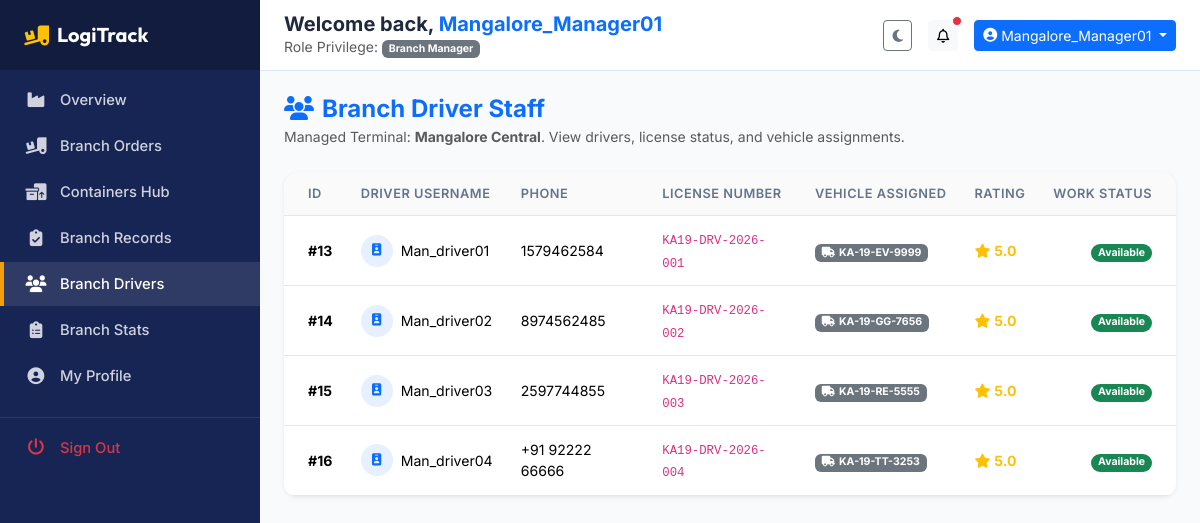
The app's page /branch/employees (signed in) with its own data.
### app/models.py (models this page shows, shortened)
class BaseModel(db.Model):
    __abstract__ = True

class User(BaseModel):
    __tablename__ = 'users'
    id = db.Column(db.Integer, primary_key=True)
    username = db.Column(db.String(80), unique=True, nullable=False)
    email = db.Column(db.String(120), unique=True, nullable=False)
    password_hash = db.Column(db.String(255), nullable=False)
    role_id = db.Column(db.Integer, db.ForeignKey('roles.id'), nullable=False)
    branch_id = db.Column(db.Integer, db.ForeignKey('branches.id', ondelete='SET NULL'), nullable=True)
    is_active = db.Column(db.Boolean, default=True)
    created_at = db.Column(db.DateTime, default=datetime.utcnow)
    updated_at = db.Column(db.DateTime, default=datetime.utcnow, onupdate=datetime.utcnow)
    customer_profile = db.relationship('Customer', backref='user', uselist=False, cascade="all, delete-orphan")
    driver_profile = db.relationship('Driver', backref='user', uselist=False, cascade="all, delete-orphan")
    addresses = db.relationship('Address', backref='user', lazy=True, cascade="all, delete-orphan")
    notifications = db.relationship('Notification', backref='user', lazy=True, cascade="all, delete-orphan")
    activity_logs = db.relationship('ActivityLog', backref='user', lazy=True)

class Role(BaseModel):
    __tablename__ = 'roles'
    id = db.Column(db.Integer, primary_key=True)
    name = db.Column(db.String(50), unique=True, nullable=False)
    description = db.Column(db.String(255))
    users = db.relationship('User', backref='role', lazy=True)

class Branch(BaseModel):
    __tablename__ = 'branches'
    id = db.Column(db.Integer, primary_key=True)
    name = db.Column(db.String(100), nullable=False)
    code = db.Column(db.String(20), unique=True, nullable=False)
    address = db.Column(db.String(255), nullable=False)
    city = db.Column(db.String(100), nullable=False)
    state = db.Column(db.String(100), nullable=False)
    zip_code = db.Column(db.String(20), nullable=False)
    phone = db.Column(db.String(20), nullable=False)
    email = db.Column(db.String(100), nullable=False)
    created_at = db.Column(db.DateTime, default=datetime.utcnow)
    vehicles = db.relationship('Vehicle', backref='branch', lazy=True)
    drivers = db.relationship('Driver', backref='branch', lazy=True)
    managers = db.relationship('User', backref='branch', lazy=True)

class Driver(BaseModel):
    __tablename__ = 'drivers'
    id = db.Column(db.Integer, primary_key=True)
    user_id = db.Column(db.Integer, db.ForeignKey('users.id', ondelete='CASCADE'), unique=True, nullable=False)
    phone = db.Column(db.String(20), nullable=False)
    license_number = db.Column(db.String(50), unique=True, nullable=False)
    vehicle_id = db.Column(db.Integer, db.ForeignKey('vehicles.id', ondelete='SET NULL'), unique=True, nullable=True)
    branch_id = db.Column(db.Integer, db.ForeignKey('branches.id', ondelete='SET NULL'), nullable=True)
    status = db.Column(db.String(50), default='Available')  # Available, Busy, Offline
    rating = db.Column(db.Float, default=5.0)
    shipments = db.relationship('Shipment', backref='driver', lazy=True)

class Vehicle(BaseModel):
    __tablename__ = 'vehicles'
    id = db.Column(db.Integer, primary_key=True)
    vehicle_number = db.Column(db.String(50), unique=True, nullable=False)
    vehicle_type = db.Column(db.String(50), nullable=False)  # Truck, Van, Bike, Container
    capacity = db.Column(db.Float, nullable=False)            # in kg
    fuel_type = db.Column(db.String(50), nullable=False)     # Diesel, Petrol, Electric
    insurance_expiry = db.Column(db.Date, nullable=False)
    maintenance_status = db.Column(db.String(50), default='Good')   # Good, Needs Service, Under Repair
    availability = db.Column(db.String(50), default='Available')   # Available, In Use, Out of Service
    branch_id = db.Column(db.Integer, db.ForeignKey('branches.id', ondelete='SET NULL'), nullable=True)
    driver = db.relationship('Driver', backref='vehicle', uselist=False)

### app/blueprints/branch/routes.py (the view)
@branch_bp.route('/employees')
@login_required
@role_required('Branch Manager')
def list_employees():
    branch = get_manager_branch()
    drivers = Driver.query.filter_by(branch_id=branch.id).all()
    return render_template('branch/employees.html', drivers=drivers, branch=branch)

### app/templates/branch/employees.html (shortened to what this page needs)
{% extends "base.html" %}
{% block content %}
<div class="d-flex justify-content-between align-items-center mb-4">
    <div>
        <h4 class="fw-bold mb-0 text-primary"><i class="fa-solid fa-users me-2"></i>Branch Driver Staff</h4>
        <small class="text-muted">Managed Terminal: <b>{{ branch.name }}</b>. View drivers, license status, and vehicle assignments.</small>
    </div>
</div>
<div class="card border-0 shadow-sm kpi-card">
    <div class="card-body p-0">
        <div class="table-responsive">
            <table class="table table-hover align-middle mb-0 custom-table">
                <thead>
                    <tr>
                        <th class="ps-4">ID</th>
                        <th>Driver Username</th>
                        <th>Phone</th>
                        <th>License Number</th>
                        <th>Vehicle Assigned</th>
                        <th>Rating</th>
                        <th class="pe-4 text-end">Work Status</th>
                    </tr>
                </thead>
                <tbody>
                    {% if drivers %}
                        {% for drv in drivers %}
                        <tr>
                            <td class="ps-4 fw-bold">#{{ drv.id }}</td>
                            <td>
                                <div class="d-flex align-items-center gap-2">
                                    <div class="bg-primary bg-opacity-10 text-primary rounded-circle d-flex align-items-center justify-content-center" style="width: 32px; height: 32px;">
                                        <i class="fa-solid fa-id-badge small"></i>
                                    </div>
                                    <span>{{ drv.user.username }}</span>
                                </div>
                            </td>
                            <td>{{ drv.phone }}</td>
                            <td><code>{{ drv.license_number }}</code></td>
                            <td>
                                {% if drv.vehicle %}
                                <span class="badge bg-secondary"><i class="fa-solid fa-truck me-1"></i>{{ drv.vehicle.vehicle_number }}</span>
                                {% else %}
                                <span class="text-danger small">No Vehicle</span>
                                {% endif %}
                            </td>
                            <td>
                                <span class="text-warning"><i class="fa-solid fa-star me-1"></i><b>{{ drv.rating }}</b></span>
                            </td>
                            <td class="pe-4 text-end">
                                <span class="badge rounded-pill bg-{{ 'success' if drv.status == 'Available' else ('warning' if drv.status == 'Busy' else 'secondary') }}">
                                    {{ drv.status }}
                                </span>
                            </td>
                        </tr>
                        {% endfor %}
                    {% endif %}
                </tbody>
            </table>
        </div>
    </div>
</div>
{% endblock %}

### app/templates/base.html (shortened to what this page needs)
<!DOCTYPE html>
<html lang="en">
<head>
    <link href="https://cdn.jsdelivr.net/npm/bootstrap@5.3.2/dist/css/bootstrap.min.css" rel="stylesheet">
    <link rel="stylesheet" href="https://cdnjs.cloudflare.com/ajax/libs/font-awesome/6.4.2/css/all.min.css">
    <link rel="stylesheet" href="https://unpkg.com/leaflet@1.9.4/dist/leaflet.css"/>
    <link rel="stylesheet" href="{{ url_for('static', filename='css/style.css') }}">
</head>
<body data-theme="light">
    <div class="toast-container position-fixed top-0 end-0 p-3" style="z-index: 1100;">
    </div>
    {% if current_user %}
    <div class="dashboard-container">
        <aside class="sidebar" id="app-sidebar">
            <div class="sidebar-header">
                <a href="/" class="text-white text-decoration-none d-flex align-items-center">
                    <i class="fa-solid fa-truck-ramp-box fa-lg me-2 text-warning"></i>
                    <span class="fs-5 fw-bold font-brand">LogiTrack</span>
                </a>
            </div>
            <ul class="sidebar-menu mt-2">
                {% if current_user.role.name == 'Administrator' %}
                    <li class="sidebar-menu-item {% if request.endpoint == 'admin.dashboard' %}active{% endif %}">
                        <a href="{{ url_for('admin.dashboard') }}"><i class="fa-solid fa-chart-pie"></i><span>Overview</span></a>
                    </li>
                    <li class="sidebar-menu-item {% if 'shipments' in request.endpoint %}active{% endif %}">
                        <a href="{{ url_for('admin.list_shipments') }}"><i class="fa-solid fa-cubes"></i><span>Shipments</span></a>
                    </li>
                    <li class="sidebar-menu-item {% if 'customers' in request.endpoint %}active{% endif %}">
                        <a href="{{ url_for('admin.list_customers') }}"><i class="fa-solid fa-user-group"></i><span>Customers</span></a>
                    </li>
                    <li class="sidebar-menu-item {% if 'drivers' in request.endpoint %}active{% endif %}">
                        <a href="{{ url_for('admin.list_drivers') }}"><i class="fa-solid fa-id-badge"></i><span>Drivers</span></a>
                    </li>
                    <li class="sidebar-menu-item {% if 'vehicles' in request.endpoint %}active{% endif %}">
                        <a href="{{ url_for('admin.list_vehicles') }}"><i class="fa-solid fa-truck-monster"></i><span>Fleet Vehicles</span></a>
                    </li>
                    <li class="sidebar-menu-item {% if 'branches' in request.endpoint %}active{% endif %}">
                        <a href="{{ url_for('admin.list_branches') }}"><i class="fa-solid fa-warehouse"></i><span>Branches</span></a>
                    </li>
                    <li class="sidebar-menu-item {% if 'employees' in request.endpoint %}active{% endif %}">
                        <a href="{{ url_for('admin.list_employees') }}"><i class="fa-solid fa-users-gear"></i><span>Staff Manage</span></a>
                    </li>
                    <li class="sidebar-menu-item {% if 'payments' in request.endpoint %}active{% endif %}">
                        <a href="{{ url_for('admin.list_payments') }}"><i class="fa-solid fa-file-invoice-dollar"></i><span>Payments</span></a>
                    </li>
                    <li class="sidebar-menu-item {% if 'feedback' in request.endpoint %}active{% endif %}">
                        <a href="{{ url_for('admin.list_feedback') }}"><i class="fa-solid fa-comments"></i><span>Reviews</span></a>
                    </li>
                    <li class="sidebar-menu-item {% if 'reports' in request.endpoint %}active{% endif %}">
                        <a href="{{ url_for('reports.index') }}"><i class="fa-solid fa-chart-line"></i><span>Reports Panel</span></a>
                    </li>
                    <li class="sidebar-menu-item {% if 'settings' in request.endpoint %}active{% endif %}">
                        <a href="{{ url_for('admin.system_settings') }}"><i class="fa-solid fa-sliders"></i><span>System Config</span></a>
                    </li>
                {% elif current_user.role.name == 'Branch Manager' %}
                    <li class="sidebar-menu-item {% if request.endpoint == 'branch.dashboard' %}active{% endif %}">
                        <a href="{{ url_for('branch.dashboard') }}"><i class="fa-solid fa-industry"></i><span>Overview</span></a>
                    </li>
                    <li class="sidebar-menu-item {% if request.endpoint == 'branch.local_shipments' %}active{% endif %}">
                        <a href="{{ url_for('branch.local_shipments') }}"><i class="fa-solid fa-truck-loading"></i><span>Branch Orders</span></a>
                    </li>
                    <li class="sidebar-menu-item {% if 'container' in request.endpoint %}active{% endif %}">
                        <a href="{{ url_for('branch.list_containers') }}"><i class="fa-solid fa-boxes-packing"></i><span>Containers Hub</span></a>
                    </li>
                    <li class="sidebar-menu-item {% if request.endpoint == 'branch.branch_records' %}active{% endif %}">
                        <a href="{{ url_for('branch.branch_records') }}"><i class="fa-solid fa-clipboard-check"></i><span>Branch Records</span></a>
                    </li>
                    <li class="sidebar-menu-item {% if request.endpoint == 'branch.list_employees' %}active{% endif %}">
                        <a href="{{ url_for('branch.list_employees') }}"><i class="fa-solid fa-users"></i><span>Branch Drivers</span></a>
                    </li>
                    <li class="sidebar-menu-item {% if request.endpoint == 'branch.reports' %}active{% endif %}">
                        <a href="{{ url_for('branch.reports') }}"><i class="fa-solid fa-clipboard-list"></i><span>Branch Stats</span></a>
                    </li>
                    <li class="sidebar-menu-item {% if request.endpoint == 'auth.profile' %}active{% endif %}">
                        <a href="{{ url_for('auth.profile') }}"><i class="fa-solid fa-circle-user"></i><span>My Profile</span></a>
                    </li>
                {% endif %}
                <li class="sidebar-menu-item mt-3 pt-2 border-top border-secondary border-opacity-25">
                    <a href="{{ url_for('auth.logout') }}" class="text-danger"><i class="fa-solid fa-power-off text-danger"></i><span>Sign Out</span></a>
                </li>
            </ul>
        </aside>
        <main class="main-content">
            <header class="top-navbar d-flex align-items-center justify-content-between">
                <div class="d-flex align-items-center gap-2">
                    <div>
                        <h5 class="mb-0 fw-bold d-none d-sm-block">Welcome back, <span class="text-primary">{{ current_user.username }}</span></h5>
                        <small class="text-muted d-none d-md-block">Role Privilege: <span class="badge bg-secondary">{{ current_user.role.name }}</span></small>
                    </div>
                </div>
                <div class="d-flex align-items-center gap-2 gap-sm-3">
                    <button class="btn btn-outline-secondary btn-sm" id="theme-toggle" title="Switch Theme" aria-label="Switch Theme">
                        <i class="fa-solid fa-moon" id="theme-icon"></i>
                    </button>
                    <div class="dropdown">
                        <button class="btn btn-light position-relative btn-sm" type="button" data-bs-toggle="dropdown" aria-expanded="false" aria-label="Notifications">
                            <i class="fa-regular fa-bell"></i>
                            {% if current_user.notifications and current_user.notifications|selectattr("is_read", "equalto", False)|list|length > 0 %}
                                <span class="position-absolute top-0 start-100 translate-middle p-1 bg-danger border border-light rounded-circle"></span>
                            {% endif %}
                        </button>
                    </div>
                    <div class="dropdown">
                        <button class="btn btn-primary btn-sm dropdown-toggle d-flex align-items-center gap-1" type="button" data-bs-toggle="dropdown" aria-expanded="false">
                            <i class="fa-solid fa-circle-user"></i>
                            <span class="d-none d-sm-inline">{{ current_user.username }}</span>
                        </button>
                    </div>
                </div>
            </header>
            <div class="content-wrapper container-fluid p-2 p-sm-3 p-lg-4">
                {% block content %}{% endblock %}
            </div>
        </main>
    </div>
    {% endif %}
</body>
</html>

### records on screen
User: username "Mangalore_Manager01"
Role: role.name "Branch Manager"
Branch: name "Mangalore Central"
Driver: id "13", user.username "Man_driver01", phone "1579462584", license_number "KA19-DRV-2026-001", vehicle.vehicle_number "KA-19-EV-9999", rating "5.0", status "Available"
Driver: id "14", user.username "Man_driver02", phone "8974562485", license_number "KA19-DRV-2026-002", vehicle.vehicle_number "KA-19-GG-7656", rating "5.0", status "Available"
Driver: id "15", user.username "Man_driver03", phone "2597744855", license_number "KA19-DRV-2026-003", vehicle.vehicle_number "KA-19-RE-5555", rating "5.0", status "Available"
Driver: id "16", user.username "Man_driver04", phone "+91 92222 66666", license_number "KA19-DRV-2026-004", vehicle.vehicle_number "KA-19-TT-3253", rating "5.0", status "Available"
